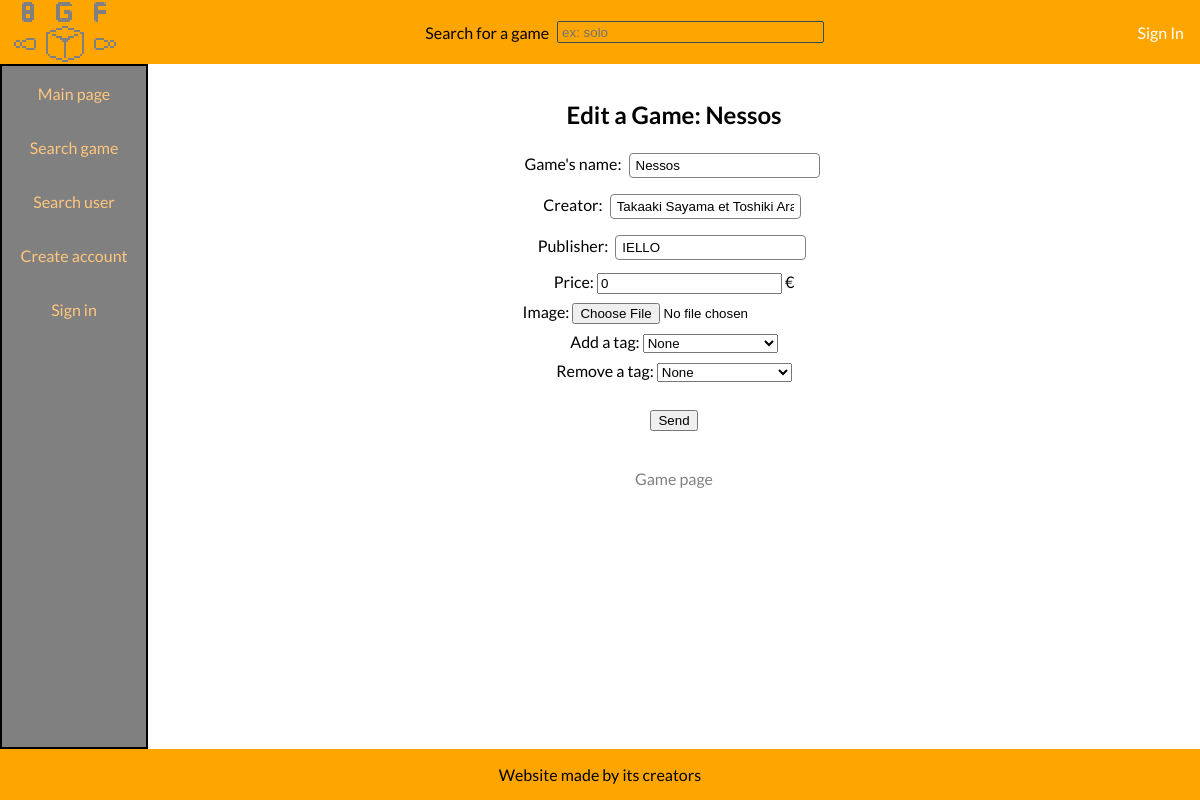
The app's page /pages/game_edition.php?id=1, older data.
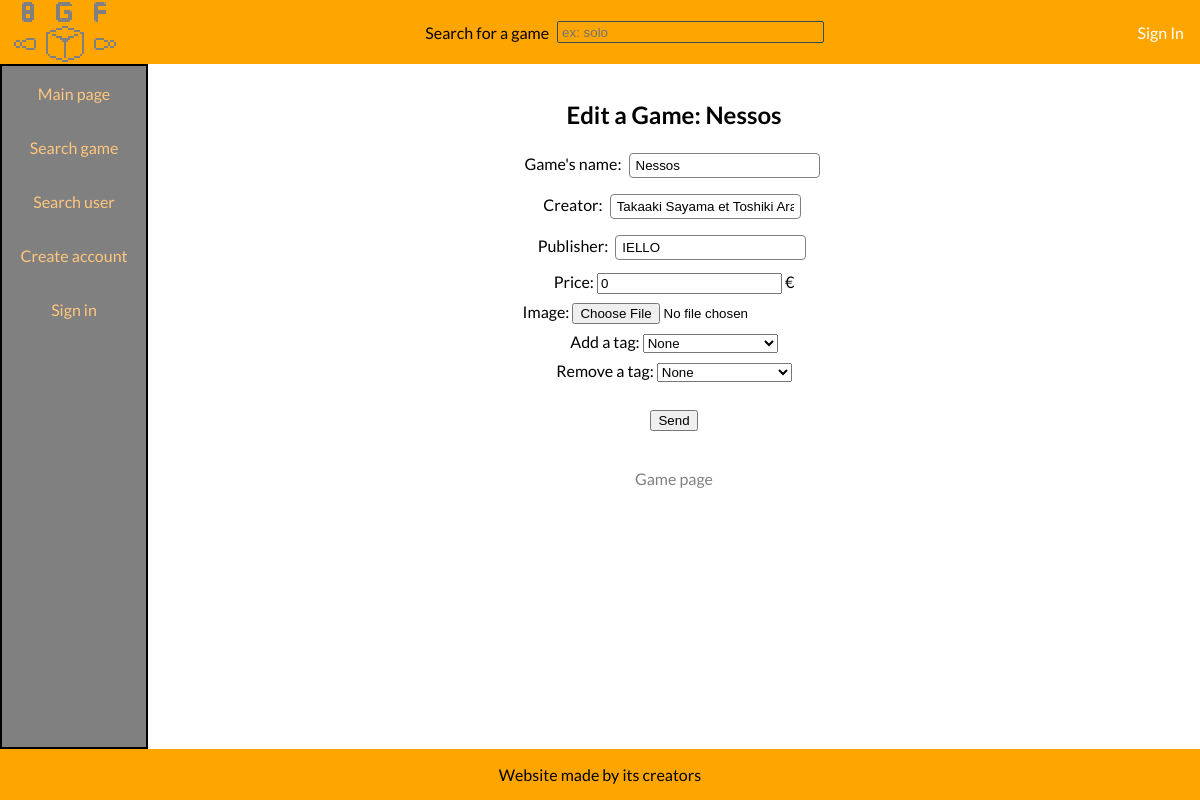
The same page, newer data.
### tables this page shows
CREATE TABLE `game` (
  `id` int(11) NOT NULL,
  `name` varchar(255) NOT NULL,
  `creator` varchar(255) DEFAULT NULL,
  `publisher` char(255) DEFAULT NULL,
  `price` float DEFAULT NULL,
  `image` int(1) DEFAULT 0
);

### lib/game.php (called while the page is built, shortened)
<?php
class Game {
  public function __construct(
    $id = 0,
    $title = null,
    $note = 0,
    $price = 0,
    $publisher = null,
    $creator = null,
    $has_image = false
  ) {
    $this->id = $id;
    $this->title = $title;
    $this->price = $price;
    $this->publisher = $publisher;
    $this->creator = $creator;
  }
}
function find_game_by($trait, $value) {
  global $bdd;
  $req = $bdd->prepare("SELECT id, name, creator, publisher, price, image FROM game WHERE $trait = ?;");
  if ($req->execute([$value]) && ($res = $req->fetch())) {
    $note_req=$bdd->prepare("SELECT AVG(score) AS mean FROM review WHERE id_game = ?;");
    if($note_req->execute([$res["id"]])){
      $note = $note_req->fetch()["mean"];
    } else {
      $note = 0;
    }
    return new Game($res["id"], $res["name"], $note, (int)$res["price"], $res["publisher"], $res["creator"], !!$res["image"]);
  } else {
    return false;
  }
}
function find_game_by_id($id) {
  return find_game_by("id", $id);
}
?>

### lib/selection_tag_list.php (the view, shortened to what this page needs)
<?php
function display_selection_tag_list($select_name = "tag")
{
    global $bdd;
    $req = $bdd->prepare("SELECT id, tag_name FROM tag;");
    if($req->execute())
    {
        echo "<select name=$select_name>";
        echo "<option value=\"none\">None</option>";
        echo  "</select>";
    }
    else{
        echo "You can not select any tag. Sad.";
    }
}
?>

### pages/game_edition.php (shortened to what this page needs)
<?php
include_once("../lib/head.php");
include_once("../lib/selection_tag_list.php");
if (isset($_GET["id"]) && $game = find_game_by_id($_GET["id"])) {
  ?>
  <h2>Edit a Game: <?php echo filter_var($game->title, FILTER_SANITIZE_FULL_SPECIAL_CHARS); ?></h2>
  <form class="main-form" method="post" enctype="multipart/form-data" action="game_edition.php?id=<?php echo $game->id; ?>">
    <label>Game's name:
      <input type="text" name="name" value="<?php echo filter_var($game->title, FILTER_SANITIZE_FULL_SPECIAL_CHARS); ?>" required />
    </label>
    <label>Creator:
      <input type="text" name="creator" value="<?php echo filter_var($game->creator, FILTER_SANITIZE_FULL_SPECIAL_CHARS); ?>" required />
    </label>
    <label>Publisher:
      <input type="text" name="publisher" value="<?php echo filter_var($game->publisher, FILTER_SANITIZE_FULL_SPECIAL_CHARS); ?>" required />
    </label>
    <label>Price:
      <input type="number" class="price" name="price" min="0" step="0.01" placeholder="9.99" value="<?php echo filter_var($game->price, FILTER_SANITIZE_FULL_SPECIAL_CHARS); ?>" required />
      €
    </label>
    <label>Image:
      <input type="file" name="image" />
    </label>
      <label>Add a tag:
          <?php
          display_selection_tag_list("tag_to_add");
          ?>
      </label>
      <label>
          Remove a tag:
          <?php
          display_selection_tag_list("tag_to_remove");
          ?>
      </label>
    <input type="submit" name="submit" value="Send">
  </form>
  <div class="vertical-spacer"></div>
  <a href="/game_page.php?id=<?php echo $game->id; ?>" class="center gray">Game page</a>
  <?php
} else {
  echo "Couldn't find game!";
}
include_once("../lib/tail.php");
?>

Row changes from the older to the newer data that the page shows:
changed game "Nessos": price (not shown) → "0"
Text that changed along with them:
form field price: "0" → (not shown)
